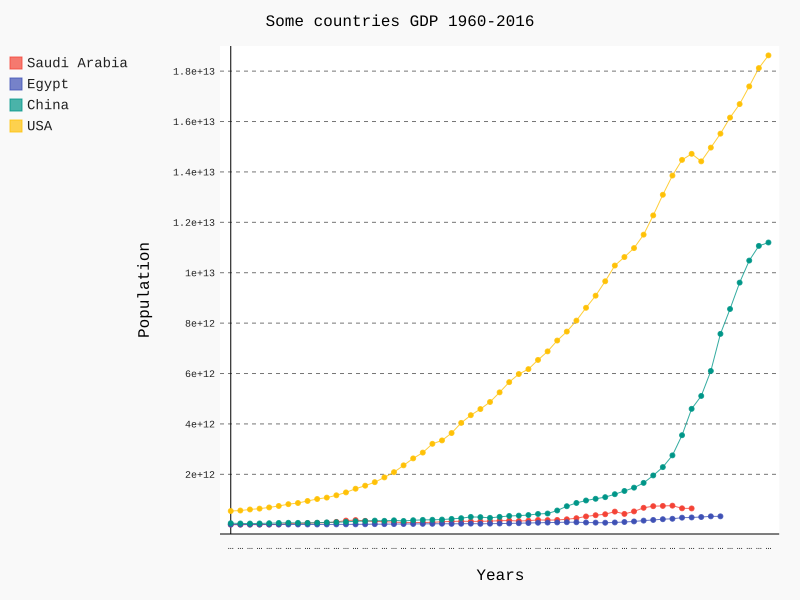

The Python source for this figure:
import pygal, csv

filename = "gdp.csv"
with open(filename) as  f:
    reader = csv.reader(f)
    header_row = next(reader)

    cc_gpd, cc_gdp1, cc_gpd2, cc_gpd3= [], [], [], []
    years = []
    for row in reader:
        if row[0] == "Saudi Arabia":
            years.append(int(row[2]))
            cc_gpd.append(float(row[3]))
        if row[0] == "Egypt, Arab Rep.":
            cc_gdp1.append(float(row[3]))
        if row[0]=="China":
            cc_gpd2.append(float(row[3]))
        if row[0] == "United States":
            cc_gpd3.append(float(row[3]))


chart = pygal.Line()
chart.title = "Some countries GDP {}-{}".format(str(min(years)), str(max(years)))
chart.x_labels= years
chart.x_title = "Years"
chart.y_title="Population"
chart.add("Saudi Arabia", cc_gpd)
chart.add("Egypt", cc_gdp1)
chart.add("China", cc_gpd2)
chart.add("USA", cc_gpd3)

chart.render_to_file("gdp.svg")
